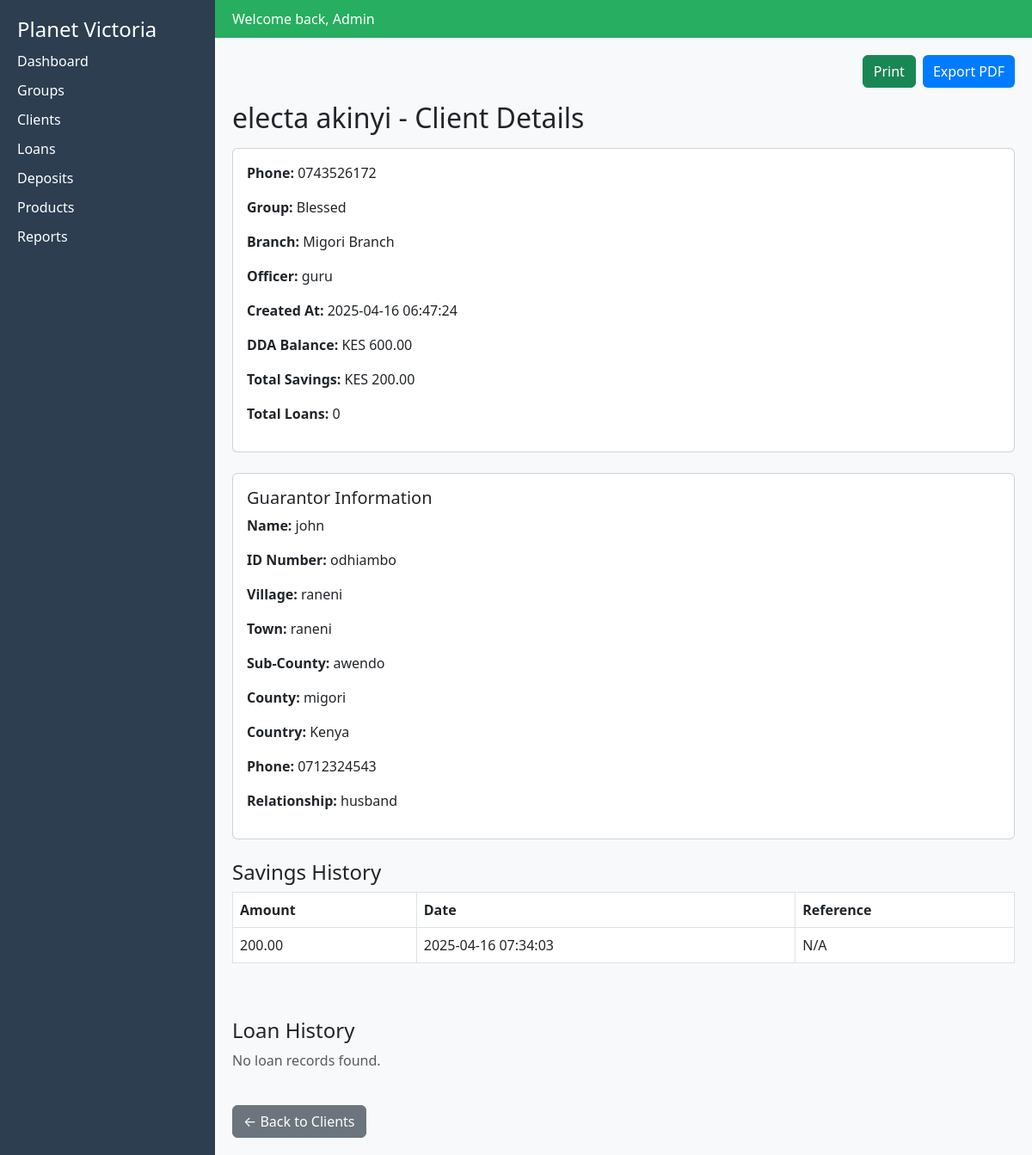
/admin/clients/view.php?id=14, run on the app's committed database.
### tables this page shows
CREATE TABLE `clients` (
  `id` int(11) NOT NULL,
  `first_name` varchar(100) DEFAULT NULL,
  `last_name` varchar(100) DEFAULT NULL,
  `gender` varchar(10) DEFAULT NULL,
  `dob` date DEFAULT NULL,
  `id_number` varchar(50) DEFAULT NULL,
  `phone` varchar(20) DEFAULT NULL,
  `email` varchar(100) DEFAULT NULL,
  `address` text DEFAULT NULL,
  `city` varchar(100) DEFAULT NULL,
  `occupation` varchar(100) DEFAULT NULL,
  `income` decimal(10,2) DEFAULT NULL,
  `education` varchar(50) DEFAULT NULL,
  `notes` text DEFAULT NULL,
  `group_id` int(11) DEFAULT NULL,
  `branch` varchar(100) DEFAULT NULL,
  `officer_id` int(11) DEFAULT NULL,
  `status` enum('pending','approved') DEFAULT 'pending',
  `created_at` timestamp NOT NULL DEFAULT current_timestamp()
);

CREATE TABLE `groups` (
  `id` int(11) NOT NULL,
  `name` varchar(100) NOT NULL,
  `location` varchar(100) DEFAULT NULL,
  `formation_date` date DEFAULT NULL,
  `type` enum('farming','trading','artisan','women','youth') NOT NULL,
  `created_at` timestamp NOT NULL DEFAULT current_timestamp(),
  `officer_id` int(11) DEFAULT NULL,
  `branch_id` int(11) DEFAULT NULL
);

CREATE TABLE `branches` (
  `id` int(11) NOT NULL,
  `name` varchar(100) NOT NULL,
  `created_at` timestamp NOT NULL DEFAULT current_timestamp()
);

CREATE TABLE `users` (
  `id` int(11) NOT NULL,
  `username` varchar(100) NOT NULL,
  `password` varchar(255) NOT NULL,
  `first_name` varchar(100) DEFAULT NULL,
  `last_name` varchar(100) DEFAULT NULL,
  `email` varchar(100) NOT NULL,
  `phone` varchar(15) DEFAULT NULL,
  `role` enum('Admin','Branch Manager','Officer') NOT NULL,
  `created_at` timestamp NOT NULL DEFAULT current_timestamp(),
  `updated_at` timestamp NOT NULL DEFAULT current_timestamp() ON UPDATE current_timestamp()
);

CREATE TABLE `dda` (
  `id` int(11) NOT NULL,
  `client_id` int(11) NOT NULL,
  `deposit_amount` decimal(10,2) NOT NULL,
  `balance` decimal(10,2) NOT NULL,
  `deposit_date` timestamp NOT NULL DEFAULT current_timestamp()
);

CREATE TABLE `guarantors` (
  `id` int(11) NOT NULL,
  `client_id` int(11) NOT NULL,
  `guarantor_name` varchar(255) NOT NULL,
  `id_number` varchar(50) NOT NULL,
  `village` varchar(100) DEFAULT NULL,
  `town` varchar(100) DEFAULT NULL,
  `sub_county` varchar(100) DEFAULT NULL,
  `county` varchar(100) DEFAULT NULL,
  `country` varchar(100) DEFAULT NULL,
  `phone` varchar(50) DEFAULT NULL,
  `relationship` varchar(100) DEFAULT NULL,
  `created_at` timestamp NOT NULL DEFAULT current_timestamp()
);

CREATE TABLE `deposits` (
  `id` int(11) NOT NULL,
  `client_id` int(11) NOT NULL,
  `savings_amount` decimal(10,2) NOT NULL,
  `loan_payment` decimal(10,2) NOT NULL,
  `deposit_date` timestamp NOT NULL DEFAULT current_timestamp()
);

### admin/clients/view.php (the view, shortened to what this page needs)
<?php
require_once '../../db.php';
$client_id = $_GET['id'];
$stmt = $conn->prepare("
    SELECT c.*, g.name AS group_name, b.name AS branch_name, u.username AS officer_name
    FROM clients c
    JOIN groups g ON c.group_id = g.id
    JOIN branches b ON g.branch_id = b.id
    JOIN users u ON g.officer_id = u.id
    WHERE c.id = ?
");
$stmt->execute([$client_id]);
$client = $stmt->fetch();
$stmt = $conn->prepare("SELECT balance FROM dda WHERE client_id = ?");
$stmt->execute([$client_id]);
$dda = $stmt->fetch();
$dda_balance = $dda ? $dda['balance'] : 0;
$stmt = $conn->prepare("SELECT SUM(savings_amount) AS total_savings FROM deposits WHERE client_id = ?");
$stmt->execute([$client_id]);
$total_savings = $stmt->fetchColumn();
$stmt = $conn->prepare("SELECT COUNT(*) FROM loans WHERE client_id = ?");
$stmt->execute([$client_id]);
$total_loans = $stmt->fetchColumn();
$stmt = $conn->prepare("SELECT * FROM loans WHERE client_id = ? ORDER BY created_at DESC");
$stmt->execute([$client_id]);
$loan_history = $stmt->fetchAll();
$stmt = $conn->prepare("SELECT * FROM deposits WHERE client_id = ? ORDER BY deposit_date DESC");
$stmt->execute([$client_id]);
$savings_history = $stmt->fetchAll();
$stmt = $conn->prepare("SELECT * FROM guarantors WHERE client_id = ?");
$stmt->execute([$client_id]);
$guarantor = $stmt->fetch();
?>
<!DOCTYPE html>
<html lang="en">
<head>
    <link href="https://cdn.jsdelivr.net/npm/bootstrap@5.3.0/dist/css/bootstrap.min.css" rel="stylesheet">
    <link rel="stylesheet" href="../styles.css">
</head>
<body>
    <div id="sidebar">
        <h4>Planet Victoria</h4>
        <a href="../index.php">Dashboard</a>
        <a href="../groups/index.php">Groups</a>
        <a href="../clients/index.php">Clients</a>
        <a href="../loans/index.php">Loans</a>
        <a href="../deposit/index.php">Deposits</a>
        <a href="../products/index.php">Products</a>
        <a href="../reports/index.php">Reports</a>
    </div>
    <div id="main-content">
        <div class="top-nav">
            <span>Welcome back, Admin</span>
        </div>
        <div class="container-fluid">
        <div class="d-flex justify-content-end mb-3">
                <button class="btn btn-success me-2" onclick="window.print()">Print</button>
                <button class="btn btn-primary">Export PDF</button>
            </div>
            <h2 class="mb-3"><?= htmlspecialchars($client['first_name'] . ' ' . $client['last_name']) ?> - Client Details</h2>
            <div class="card mb-4">
                <div class="card-body">
                    <p><strong>Phone:</strong> <?= htmlspecialchars($client['phone']) ?></p>
                    <p><strong>Group:</strong> <?= htmlspecialchars($client['group_name']) ?></p>
                    <p><strong>Branch:</strong> <?= htmlspecialchars($client['branch_name']) ?></p>
                    <p><strong>Officer:</strong> <?= htmlspecialchars($client['officer_name']) ?></p>
                    <p><strong>Created At:</strong> <?= htmlspecialchars($client['created_at']) ?></p>
                    <p><strong>DDA Balance:</strong> KES <?= number_format($dda_balance, 2) ?></p>
                    <p><strong>Total Savings:</strong> KES <?= number_format($total_savings, 2) ?></p>
                    <p><strong>Total Loans:</strong> <?= $total_loans ?></p>
                </div>
            </div>
            <?php if ($guarantor): ?>
                <div class="card mb-4">
                    <div class="card-body">
                        <h5>Guarantor Information</h5>
                        <p><strong>Name:</strong> <?= htmlspecialchars($guarantor['guarantor_name']) ?></p>
                        <p><strong>ID Number:</strong> <?= htmlspecialchars($guarantor['id_number']) ?></p>
                        <p><strong>Village:</strong> <?= htmlspecialchars($guarantor['village']) ?></p>
                        <p><strong>Town:</strong> <?= htmlspecialchars($guarantor['town']) ?></p>
                        <p><strong>Sub-County:</strong> <?= htmlspecialchars($guarantor['sub_county']) ?></p>
                        <p><strong>County:</strong> <?= htmlspecialchars($guarantor['county']) ?></p>
                        <p><strong>Country:</strong> <?= htmlspecialchars($guarantor['country']) ?></p>
                        <p><strong>Phone:</strong> <?= htmlspecialchars($guarantor['phone']) ?></p>
                        <p><strong>Relationship:</strong> <?= htmlspecialchars($guarantor['relationship']) ?></p>
                    </div>
                </div>
            <?php else: ?>
                <p class="text-muted">No guarantor information available.</p>
            <?php endif; ?>
            <h4 class="mt-4">Savings History</h4>
            <?php if ($savings_history): ?>
                <div class="table-responsive">
                    <table class="table table-bordered">
                        <thead>
                            <tr>
                                <th>Amount</th>
                                <th>Date</th>
                                <th>Reference</th>
                            </tr>
                        </thead>
                        <tbody>
                            <?php foreach ($savings_history as $row): ?>
                                <tr>
                                    <td><?= number_format($row['savings_amount'], 2) ?></td>
                                    <td><?= $row['deposit_date'] ?></td>
                                    <td><?= $row['reference'] ?? 'N/A' ?></td>
                                </tr>
                            <?php endforeach; ?>
                        </tbody>
                    </table>
                </div>
            <?php else: ?>
                <p class="text-muted">No savings records found.</p>
            <?php endif; ?>
            <h4 class="mt-5">Loan History</h4>
            <?php if ($loan_history): ?>
                <div class="table-responsive">
                    <table class="table table-bordered">
                        <thead>
                            <tr>
                                <th>Loan Amount</th>
                                <th>Product</th>
                                <th>Status</th>
                                <th>Start Date</th>
                            </tr>
                        </thead>
                        <tbody>
                            <?php foreach ($loan_history as $loan): ?>
                                <tr>
                                    <td><?= number_format($loan['amount'], 2) ?></td>
                                    <td><?= htmlspecialchars($loan['product'] ?? 'N/A') ?></td>
                                    <td><?= ucfirst($loan['status']) ?></td>
                                    <td><?= $loan['created_at'] ?></td>
                                </tr>
                            <?php endforeach; ?>
                        </tbody>
                    </table>
                </div>
            <?php else: ?>
                <p class="text-muted">No loan records found.</p>
            <?php endif; ?>
            <a href="index.php" class="btn btn-secondary mt-4">← Back to Clients</a>
        </div>
    </div>
</body>
</html>

### admin/clients/view.php (style rules this page uses)
body { display: flex; min-height: 100vh; margin: 0; }
#sidebar { width: 250px; background: #2c3e50; color: white; padding: 20px; }
#sidebar a { color: white; display: block; margin: 10px 0; text-decoration: none; }
#main-content { flex-grow: 1; background: #f8f9fa; }
.top-nav { background: #27ae60; color: white; padding: 10px 20px; }
.container-fluid { padding: 20px; }
.btn-primary { background: #007bff; border: none; }
.table thead { background: #2980b9; color: white; }

### data on the page
clients: first_name+last_name "electa akinyi", phone "0743526172", group.name "Blessed", branches.name "Migori Branch", users.username "guru", created_at "2025-04-16 06:47:24"
dda: balance "600.00"
guarantors: guarantor_name "john", id_number "odhiambo", village "raneni", town "raneni", sub_county "awendo", county "migori", country "Kenya", phone "0712324543", relationship "husband"
deposits: savings_amount "200.00", deposit_date "2025-04-16 07:34:03", reference "N/A"

### other printed values
$total_savings "200.00"
$total_loans "0"
